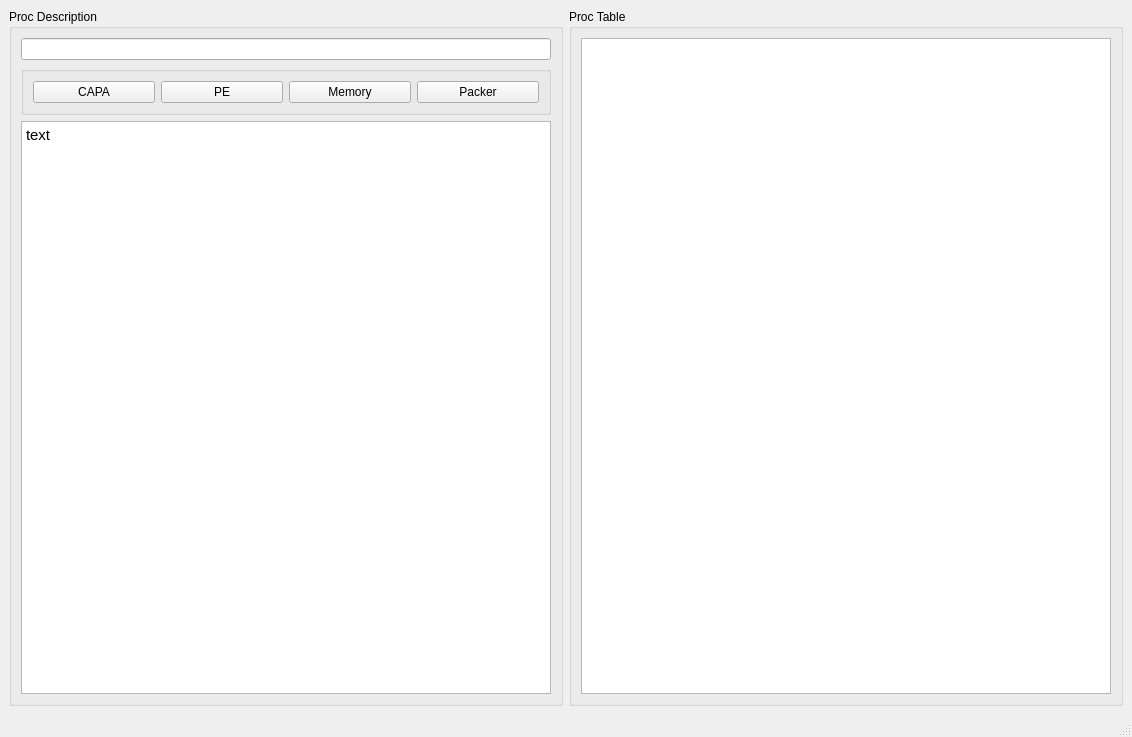
<?xml version="1.0" encoding="UTF-8"?>
<ui version="4.0">
 <class>MainWindow</class>
 <widget class="QMainWindow" name="MainWindow">
  <property name="geometry">
   <rect>
    <x>0</x>
    <y>0</y>
    <width>1132</width>
    <height>737</height>
   </rect>
  </property>
  <property name="sizePolicy">
   <sizepolicy hsizetype="Maximum" vsizetype="Maximum">
    <horstretch>0</horstretch>
    <verstretch>0</verstretch>
   </sizepolicy>
  </property>
  <property name="windowTitle">
   <string>MainWindow</string>
  </property>
  <widget class="QWidget" name="centralwidget">
   <layout class="QHBoxLayout" name="horizontalLayout">
    <item>
     <widget class="QGroupBox" name="proc_desc">
      <property name="sizePolicy">
       <sizepolicy hsizetype="Preferred" vsizetype="Preferred">
        <horstretch>0</horstretch>
        <verstretch>0</verstretch>
       </sizepolicy>
      </property>
      <property name="title">
       <string>Proc Description</string>
      </property>
      <layout class="QVBoxLayout" name="verticalLayout">
       <item>
        <widget class="QLineEdit" name="pid_input"/>
       </item>
       <item>
        <widget class="QGroupBox" name="groupBox">
         <property name="title">
          <string/>
         </property>
         <layout class="QHBoxLayout" name="horizontalLayout_2">
          <item>
           <widget class="QPushButton" name="button_capa">
            <property name="text">
             <string>CAPA</string>
            </property>
           </widget>
          </item>
          <item>
           <widget class="QPushButton" name="button_pe">
            <property name="text">
             <string>PE</string>
            </property>
           </widget>
          </item>
          <item>
           <widget class="QPushButton" name="button_memeory">
            <property name="text">
             <string>Memory</string>
            </property>
           </widget>
          </item>
          <item>
           <widget class="QPushButton" name="button_packer">
            <property name="text">
             <string>Packer</string>
            </property>
           </widget>
          </item>
         </layout>
        </widget>
       </item>
       <item>
        <widget class="QTextBrowser" name="desc_text">
         <property name="html">
          <string>&lt;!DOCTYPE HTML PUBLIC &quot;-//W3C//DTD HTML 4.0//EN&quot; &quot;http://www.w3.org/TR/REC-html40/strict.dtd&quot;&gt;
&lt;html&gt;&lt;head&gt;&lt;meta name=&quot;qrichtext&quot; content=&quot;1&quot; /&gt;&lt;style type=&quot;text/css&quot;&gt;
p, li { white-space: pre-wrap; }
&lt;/style&gt;&lt;/head&gt;&lt;body style=&quot; font-family:'Ubuntu'; font-size:11pt; font-weight:400; font-style:normal;&quot;&gt;
&lt;p style=&quot; margin-top:0px; margin-bottom:0px; margin-left:0px; margin-right:0px; -qt-block-indent:0; text-indent:0px;&quot;&gt;text&lt;/p&gt;&lt;/body&gt;&lt;/html&gt;</string>
         </property>
        </widget>
       </item>
      </layout>
     </widget>
    </item>
    <item>
     <widget class="QGroupBox" name="proc_table">
      <property name="title">
       <string>Proc Table</string>
      </property>
      <layout class="QGridLayout" name="gridLayout">
       <item row="0" column="0">
        <widget class="QTableView" name="table_view">
         <property name="layoutDirection">
          <enum>Qt::LeftToRight</enum>
         </property>
         <property name="lineWidth">
          <number>1</number>
         </property>
         <property name="sizeAdjustPolicy">
          <enum>QAbstractScrollArea::AdjustToContents</enum>
         </property>
         <attribute name="horizontalHeaderMinimumSectionSize">
          <number>50</number>
         </attribute>
         <attribute name="horizontalHeaderDefaultSectionSize">
          <number>100</number>
         </attribute>
        </widget>
       </item>
      </layout>
     </widget>
    </item>
   </layout>
  </widget>
  <widget class="QMenuBar" name="menubar">
   <property name="geometry">
    <rect>
     <x>0</x>
     <y>0</y>
     <width>1132</width>
     <height>22</height>
    </rect>
   </property>
  </widget>
  <widget class="QStatusBar" name="statusbar"/>
 </widget>
 <resources/>
 <connections/>
</ui>
